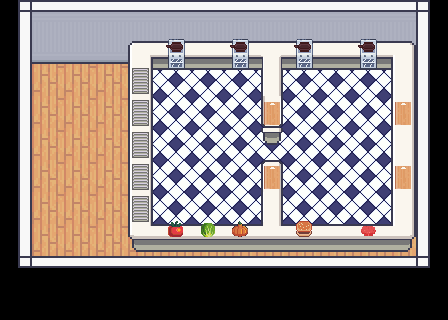

Tiled map render using the project's own tile images. Description and the whole map definition, tile-layer contents included, below:
An orthogonal 14x10 tile map with 32x32 px tiles, 4 tile layers (Ground, Walls, Counters, Cooking Objects), 2 tilesets and 20 objects (4x stoves, 4x chopping_board, serving_station, lettuce, tomato, ...).

<map version="1.9" tiledversion="1.9.2" orientation="orthogonal" renderorder="right-down" width="14" height="10" tilewidth="32" tileheight="32" infinite="0" nextlayerid="22" nextobjectid="40">
 <tileset firstgid="1" source="Room.tsx" />
 <tileset firstgid="392" source="piazza_assets.tsx" />
 <layer id="6" name="Ground" width="14" height="10" locked="1">
  <data encoding="csv">
0,396,396,396,395,395,395,395,395,395,395,395,395,0,
0,396,396,396,395,395,395,395,395,395,395,395,395,0,
0,396,396,396,395,395,395,395,395,395,395,395,395,0,
0,396,396,396,395,395,395,395,395,395,395,395,395,0,
0,396,396,396,395,395,395,395,395,395,395,395,395,0,
0,396,396,396,395,395,395,395,395,395,395,395,395,0,
0,396,396,396,395,395,395,395,395,395,395,395,395,0,
0,396,396,396,396,396,396,396,396,396,396,396,396,0,
0,0,0,0,0,0,0,0,0,0,0,0,0,0,
0,0,0,0,0,0,0,0,0,0,0,0,0,0
</data>
 </layer>
 <layer id="7" name="Walls" width="14" height="10" locked="1">
  <data encoding="csv">
29,291,291,291,291,291,291,291,291,291,291,291,291,31,
46,315,315,315,315,315,315,315,315,315,315,315,315,48,
46,0,0,0,0,0,0,0,0,0,0,0,0,48,
46,0,0,0,0,0,0,0,0,0,0,0,0,48,
46,0,0,0,0,0,0,0,0,0,0,0,0,48,
46,0,0,0,0,0,0,0,0,0,0,0,0,48,
46,0,0,0,0,0,0,0,0,0,0,0,0,48,
46,0,0,0,0,0,0,0,0,0,0,0,0,48,
63,64,64,64,64,64,64,64,64,64,64,64,64,65,
0,0,0,0,0,0,0,0,0,0,0,0,0,0
</data>
 </layer>
 <layer id="8" name="Counters" width="14" height="10">
  <data encoding="csv">
0,0,0,0,0,0,0,0,0,0,0,0,0,0,
0,0,0,0,392,393,393,393,398,393,393,393,394,0,
0,0,0,0,402,403,403,403,408,403,403,403,404,0,
0,0,0,0,412,0,0,0,3221225881,0,0,0,414,0,
0,0,0,0,412,0,0,0,419,0,0,0,414,0,
0,0,0,0,412,0,0,0,409,0,0,0,414,0,
0,0,0,0,412,0,0,0,418,0,0,0,414,0,
0,0,0,0,422,423,423,423,428,423,423,423,424,0,
0,0,0,0,0,0,0,0,0,0,0,0,0,0,
0,0,0,0,0,0,0,0,0,0,0,0,0,0
</data>
 </layer>
 <layer id="10" name="Cooking Objects" width="14" height="10" offsetx="0" offsety="1.33333">
  <data encoding="csv">
0,0,0,0,0,0,0,0,0,0,0,0,0,0,
0,0,0,0,0,433,0,433,0,433,0,433,0,0,
0,0,0,0,3221225888,443,0,443,0,445,0,445,0,0,
0,0,0,0,3221225888,0,0,0,452,0,0,0,462,0,
0,0,0,0,3221225888,0,0,0,0,0,0,0,0,0,
0,0,0,0,3221225888,0,0,0,452,0,0,0,462,0,
0,0,0,0,3221225888,453,454,456,0,455,0,0,0,0,
0,0,0,0,0,463,464,466,0,465,0,467,0,0,
0,0,0,0,0,0,0,0,476,0,0,0,0,0,
0,0,0,0,0,0,0,0,0,0,0,0,0,0
</data>
 </layer>
 <objectgroup id="11" name="walls">
  <object id="33" x="126.5" y="40.5" width="288" height="29.25" />
  <object id="34" x="128" y="64" width="25" height="161" />
  <object id="35" x="128" y="224" width="288" height="32" />
  <object id="37" x="390.25" y="64" width="27.5" height="165" />
  <object id="38" x="260.955" y="64.3182" width="22.0909" height="63.7607" />
  <object id="39" x="260.818" y="160.682" width="22.5" height="64.5" />
 </objectgroup>
 <objectgroup id="12" name="stoves">
  <object id="9" name="stoves" x="164.667" y="38.9584" width="22.3333" height="32.3541" />
  <object id="11" name="stoves" x="228.5" y="40.1666" width="23" height="31.3333" />
  <object id="12" name="stoves" x="291.833" y="39.5001" width="23" height="33.3333" />
  <object id="13" name="stoves" x="356.167" y="39.8334" width="23" height="32.3333" />
 </objectgroup>
 <objectgroup id="15" name="chopping_board">
  <object id="21" name="chopping_board" x="260.625" y="161.75" width="21.7917" height="30.75" />
  <object id="22" name="chopping_board" x="260.166" y="98.8747" width="22.8333" height="28.8333" />
  <object id="23" name="chopping_board" x="389.167" y="98.292" width="28.3333" height="31.3333" />
  <object id="24" name="chopping_board" x="392.25" y="161.667" width="22.6667" height="31.3333" />
 </objectgroup>
 <objectgroup id="21" name="serving_station">
  <object id="25" name="serving_station" x="131" y="67" width="19.5" height="156" />
 </objectgroup>
 <objectgroup id="17" name="lettuce">
  <object id="19" name="lettuce" x="192" y="192" width="32" height="64" />
 </objectgroup>
 <objectgroup id="16" name="tomato">
  <object id="20" name="tomato" x="160" y="192" width="32" height="64" />
 </objectgroup>
 <objectgroup id="18" name="onion">
  <object id="18" name="onion" x="224" y="192" width="32" height="64" />
 </objectgroup>
 <objectgroup id="20" name="patty">
  <object id="16" name="patty" x="352" y="192" width="32" height="64" />
 </objectgroup>
 <objectgroup id="19" name="buns">
  <object id="17" name="buns" x="288" y="192" width="32" height="64" />
 </objectgroup>
</map>
